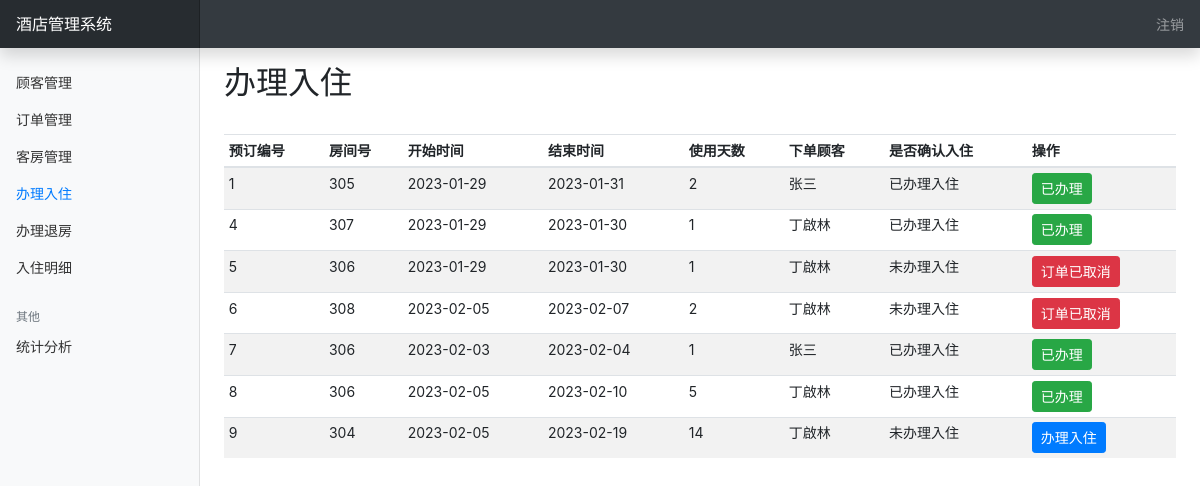
Before: /rooms/list_room_checkins (signed in) with the older database file.
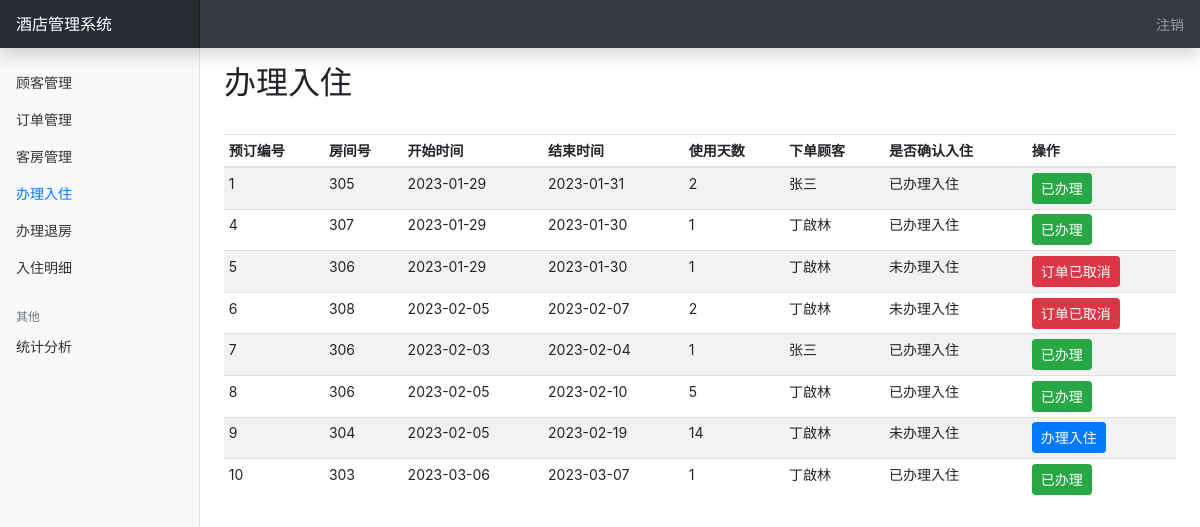
After: the same page with the newer database file.
### rooms/models.py (models this page shows)
class RoomCheckIns(models.Model):
    id = models.AutoField(primary_key=True)  # 自增id主键
    room_id = models.ForeignKey(Rooms, on_delete=models.DO_NOTHING)  # 房间id关联
    customer_id = models.ForeignKey(Customers, on_delete=models.DO_NOTHING)  # 顾客id关联
    start_time = models.DateField(auto_now=False)  # 房间使用开始时间
    end_time = models.DateField(auto_now=False)  # 房间使用结束时间
    days = models.IntegerField()  # 房间使用天数
    is_confirmed = models.BooleanField()  # 房间是否确认办理入住 0：否 1：是
    check_time = models.DateTimeField(auto_now=False, null=True)  # 退房时间
    state = models.IntegerField(default=0)  # 房间是否确认办理退房 0：未退房 1：订单被取消 2：已退房
    class Meta:
        db_table = 'room_checkins'

class Rooms(models.Model):
    id = models.AutoField(primary_key=True)  # 自增id主键
    room_type = models.CharField(max_length=20)  # 房间类型：单人间、双人房、大床房
    room_num = models.IntegerField()  # 房间号
    room_cover_pic = models.FileField(upload_to=user_directory_path, verbose_name="图片", null=True)  # 房间封面图片
    introduction = models.CharField(max_length=1024)  # 房间简介
    is_occupied = models.BooleanField()  # 房间是否被占用 0：否 1：是
    price = models.FloatField()  # 房间定价
    class Meta:
        db_table = 'rooms'

### customers/models.py (models this page shows, shortened)
class Customers(models.Model):
    id = models.AutoField(primary_key=True)  # 自增id主键
    name = models.CharField(max_length=20)  # 姓名
    sex = models.CharField(max_length=2)  # 性别
    cellphone = models.CharField(max_length=20)  # 手机号
    identity_card = models.CharField(max_length=20)  # 身份证号码
    extra = models.CharField(max_length=1024, blank=True)  # 备注信息
    class Meta:
        db_table = 'customers'

### rooms/views.py (the view)
# urls.py: path('list_room_checkins', views.list_room_checkins, name='list_room_checkins'),
@login_required
def list_room_checkins(request):
    room_checkins = RoomCheckIns.objects.all()
    customers = Customers.objects.all()
    return render(request, "rooms/room_checkins.html",
                  {"room_checkins": room_checkins, "customers": customers, "user": request.user.username})

### templates/rooms/room_checkins.html (shortened to what this page needs)
{% extends "dashboard.html" %}
{% block room_checkin_manager %}
    <a class="nav-link active" href="{% url 'list_room_checkins' %}">
        办理入住
    </a>
{% endblock %}
{% block content %}
    <main role="main" class="col-md-9 ml-sm-auto col-lg-10 px-md-4">
        <div class="d-flex justify-content-between flex-wrap flex-md-nowrap align-items-center pt-3 pb-2 mb-3">
            <h1 class="h2">办理入住</h1>
        </div>
        <div class="table-responsive">
            <table class="table table-striped table-sm">
                <thead>
                <tr>
                    <th>预订编号</th>
                    <th>房间号</th>
                    <th>开始时间</th>
                    <th>结束时间</th>
                    <th>使用天数</th>
                    <th>下单顾客</th>
                    <th>是否确认入住</th>
                    <th>操作</th>
                </tr>
                </thead>
                <tbody>
                {% for room_checkin in room_checkins %}
                    <tr>
                        <td>{{ room_checkin.id }}</td>
                        <td>{{ room_checkin.room_id.room_num }}</td>
                        <td>{{ room_checkin.start_time.isoformat }}</td>
                        <td>{{ room_checkin.end_time.isoformat }}</td>
                        <td>{{ room_checkin.days }}</td>
                        <td>{{ room_checkin.customer_id.name }}</td>
                        {% if room_checkin.is_confirmed %}
                            <td>已办理入住</td>
                        {% else %}
                            <td>未办理入住</td>
                        {% endif %}
                        <td>
                            {% if room_checkin.is_confirmed %}
                                <button type="button" class="btn btn-success btn-sm" data-toggle="modal">
                                    已办理
                                </button>
                            {% else %}
                                {% if room_checkin.state != 1 %}
                                    <button type="button" class="btn btn-primary btn-sm" data-toggle="modal"
                                            data-target="#exampleModal"
                                            onclick="bindValue({{ room_checkin.customer_id.id }},
                                                    '{{ room_checkin.customer_id.name }}',
                                                    {{ room_checkin.id }})">
                                        办理入住
                                    </button>
                                {% else %}
                                    <button type="button" class="btn btn-danger btn-sm">
                                        订单已取消
                                    </button>
                                {% endif %}
                            {% endif %}
                        </td>
                    </tr>
                {% endfor %}
                </tbody>
            </table>
        </div>
    </main>
{% endblock %}

Changed rows visible on the page:
added RoomCheckIns: id "10", room_id.room_num "303", start_time "2023-03-06", end_time "2023-03-07", days "1", customer_id.name "丁啟林", is_confirmed "已办理入住"
